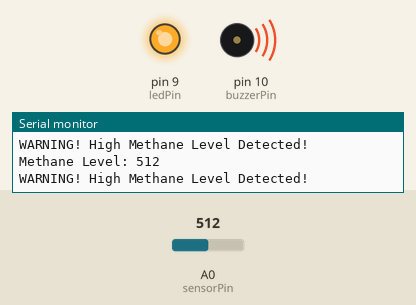
Recording of a sketch running on a simulated Arduino Uno, built with avr-gcc and run on an emulated ATmega328P. Parts: output pins drawn as LEDs (lit = HIGH), buzzer (waves = sounding, pin HIGH), the last lines printed to the serial monitor. The test bench sets the inputs (shaded band); at power-on: A0 (sensorPin) = 512.

Above: at 1.8 s.
1.9 s: A0 (sensorPin) set to 62
3.4 s: A0 (sensorPin) set to 51
At 5.3 s:
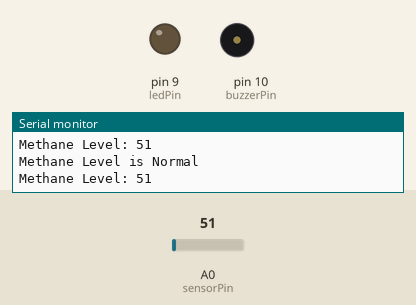
5.7 s: A0 (sensorPin) set to 80
At 7.2 s:
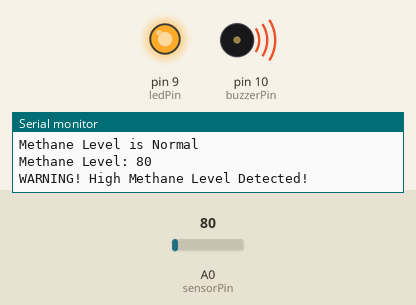
7.9 s: A0 (sensorPin) set to 0
At 9.0 s:
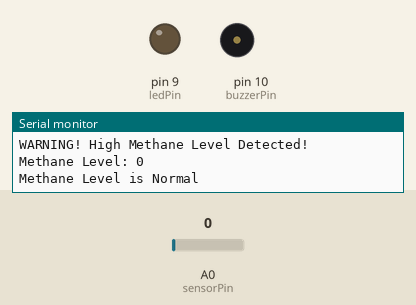
Timing chart, 0 to 10.9 s (numbered marks = the images above; inputs shaded):
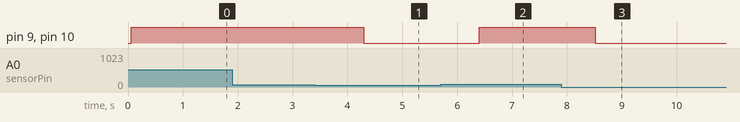

Measured:
- the behaviour switches between 57 and 56 on A0 (sensorPin) (found by bisection; images 0 and 1)
- after the input at 3.4 s, pin 9 (ledPin), pin 10 (buzzerPin): HIGH → LOW after 0.90 s
- after the input at 5.7 s, pin 9 (ledPin), pin 10 (buzzerPin): LOW → HIGH after 0.71 s
- after the input at 7.9 s, pin 9 (ledPin), pin 10 (buzzerPin): HIGH → LOW after 0.61 s

The sketch:

Environmental_Monitoring_System.ino
```cpp
#include <SoftwareSerial.h>

int sensorPin = A0;
int ledPin = 9;
int buzzerPin = 10;
int threshold = 070;      // Gas detection threshold
int sensorValue = 0;

SoftwareSerial bluetooth(2, 3); // RX, TX for Bluetooth (HC-06)

void setup() {
  Serial.begin(9600);
  bluetooth.begin(9600);

  pinMode(sensorPin, INPUT);
  pinMode(ledPin, OUTPUT);
  pinMode(buzzerPin, OUTPUT);

  digitalWrite(ledPin, LOW);
  digitalWrite(buzzerPin, LOW);
}

void loop() {

  sensorValue = analogRead(sensorPin);
  Serial.print("Methane Level: ");
  Serial.println(sensorValue);
  bluetooth.print("Methane Level: ");
  bluetooth.println(sensorValue);

  if (sensorValue > threshold) {
    Serial.println("WARNING! High Methane Level Detected!");
    bluetooth.println("WARNING! High Methane Level Detected!");

    digitalWrite(ledPin, HIGH);
    digitalWrite(buzzerPin, HIGH);

  }
  else {

    Serial.println("Methane Level is Normal");
    bluetooth.println("Methane Level is Normal");

    digitalWrite(ledPin, LOW);
    digitalWrite(buzzerPin, LOW);
  }
  delay(1000);
}
```
